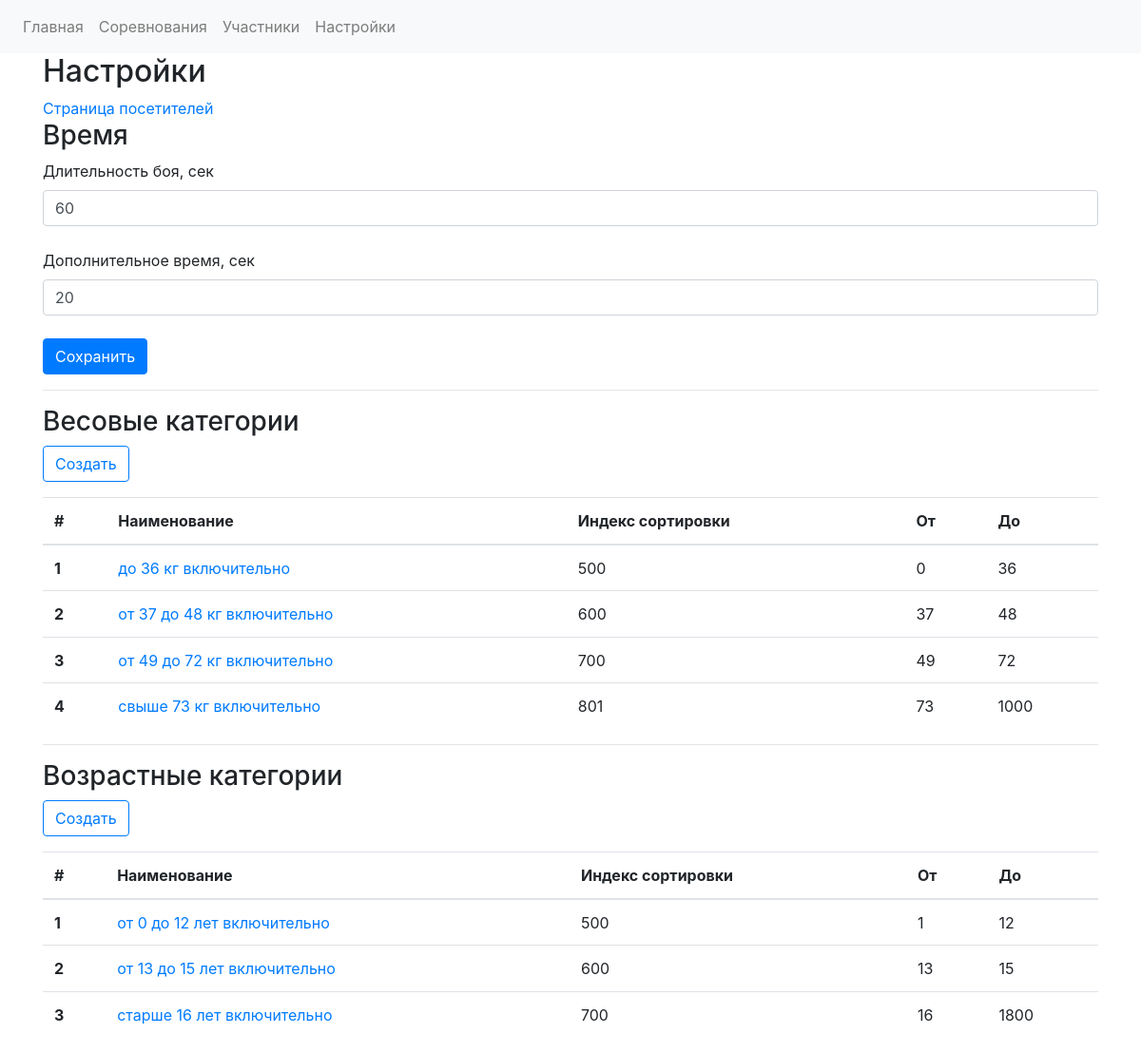
The app's page /settings, older data.
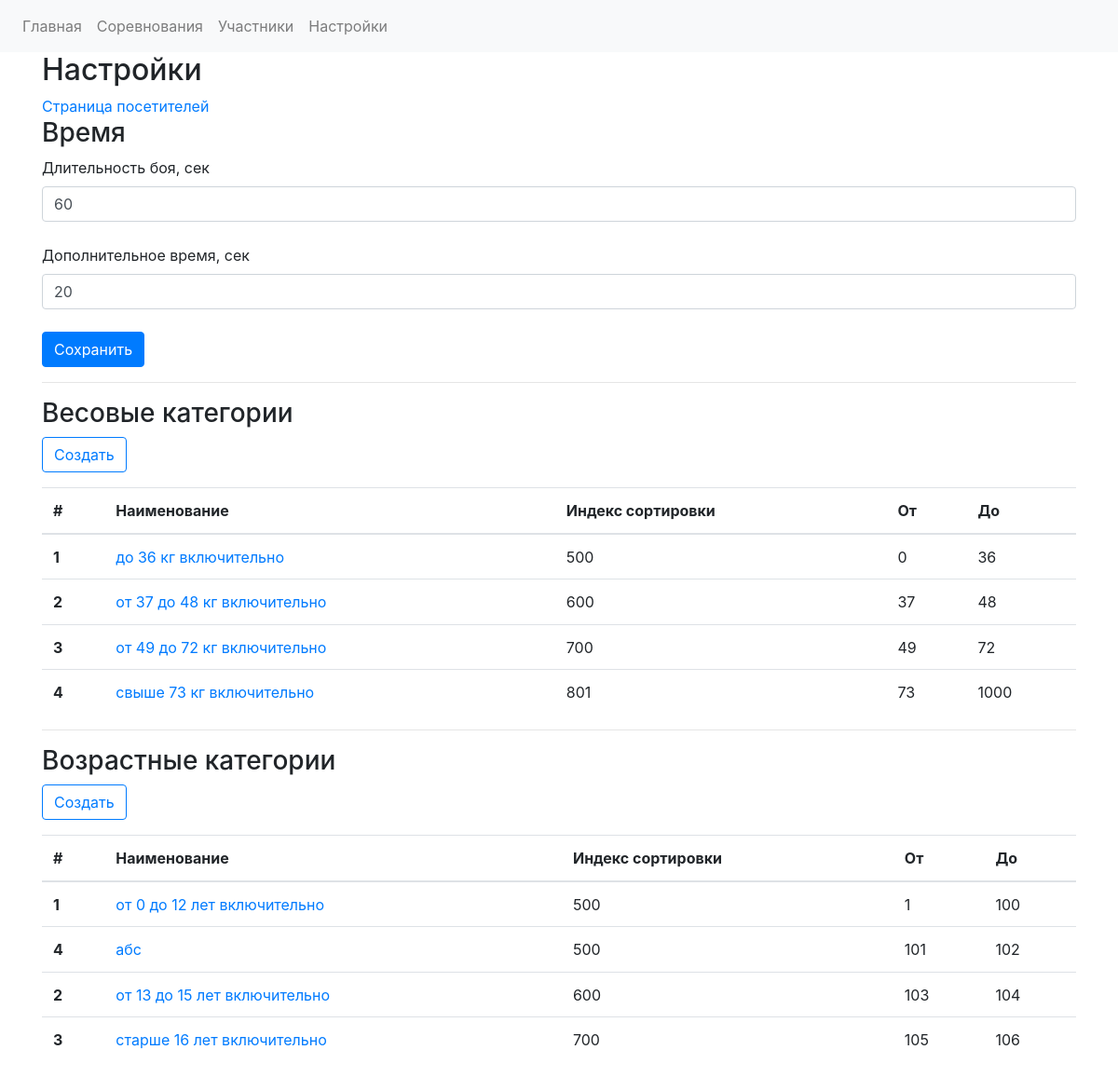
The same page, newer data.
### app.py (models this page shows)
class WeightcategoriesDB(db.Model):
    weight_cat_id = db.Column(db.Integer, primary_key=True)
    sort_index = db.Column(db.Integer)
    weight_category_name = db.Column(db.String)
    weight_category_start = db.Column(db.Integer)
    weight_category_finish = db.Column(db.Integer)
    registrations = db.relationship('RegistrationDB', backref='weight_categories')
    fights = db.relationship('FightsDB', backref = 'weight_category_backref')

class AgecategoriesDB(db.Model):
    id = db.Column(db.Integer, primary_key=True)
    sort_index = db.Column(db.Integer)
    age_category_name = db.Column(db.String)
    age_category_start = db.Column(db.Integer)
    age_category_finish = db.Column(db.Integer)
    registrations = db.relationship('RegistrationDB', backref='age_categories')
    fights = db.relationship('FightsDB', backref = 'age_category_backref')

### app.py (the view, shortened to what this page needs)
@app.route("/settings", methods=["GET", "POST"])
def settings_form():
    form = SettingsForm()
    form_weight_categories = WeightCategoriesForm()
    w_categories = WeightcategoriesDB.query.order_by(asc(WeightcategoriesDB.sort_index)).all()
    age_categories = AgecategoriesDB.query.order_by(asc(AgecategoriesDB.sort_index)).all()
    return render_template("settings.html", form=form, **values, w_categories = w_categories, form_weight_categories = form_weight_categories, age_categories = age_categories)

### forms.py
class SettingsForm(FlaskForm):
    fight_duration = IntegerField('Длительность боя, сек', validators=[validators.DataRequired(), validators.number_range(min=1, max=3600)])
    added_time = IntegerField('Дополнительное время, сек', validators=[validators.DataRequired(), validators.number_range(min=1, max=3600)])
    submit = SubmitField('Сохранить')

class WeightCategoriesForm(FlaskForm):
    sort_index_form_field = IntegerField('Индекс сортировки', validators=[validators.DataRequired()])
    weight_category_name_form_field = StringField('Наименование категории', validators=[validators.DataRequired()])
    weight_from_form_field = IntegerField('Вес От', validators=[validators.DataRequired()])
    weight_to_form_field = IntegerField('Вес До', validators=[validators.DataRequired()])
    submit = SubmitField('Сохранить')

### templates/settings.html (shortened to what this page needs)
{% extends "base.html" %}
{% block content %}
<div class="container">
      <h2 class="title">Настройки</h2>
    <a href="{{url_for('visitor')}}" target="_blank">Страница посетителей</a>
      <h3 class="title">Время</h3>
      <form method="POST" action="{{ url_for('settings_form') }}">
          <fieldset class="form-field">
              {{ form.fight_duration.label }}
              {{ form.fight_duration(class ='form-control', autocomplete="off", type="number", id = "fight_duration_input")}}
                <br>
          </fieldset>
          <fieldset class="form-field">
              {{ form.added_time.label }}
              {{ form.added_time(class ='form-control', autocomplete="off", type="number", id = "added_time_input")}}
          </fieldset>
            <br>
        {{ form.submit (class ='btn btn-primary')}}
      </form>
            <hr/>
            <h3 class="title">Весовые категории</h3>
            <a href="{{url_for('weight_category_new')}}"><button type="button" class="btn btn-outline-primary">Создать</button></a>
                <table class="table">
                  <thead>
                    <tr>
                      <th scope="col">#</th>
                      <th scope="col">Наименование</th>
                      <th scope="col">Индекс сортировки</th>
                      <th scope="col">От</th>
                      <th scope="col">До</th>
                    </tr>
                  </thead>
                  <tbody>
                   {% for w_cat in w_categories %}
                    <tr>
                      <th scope="row">{{ w_cat.weight_cat_id }}</th>
                      <td>
                          <a href="{{url_for('weight_category_edit', id = w_cat.weight_cat_id)}}">
                          {{ w_cat.weight_category_name }}
                          </a>
                          </td>
                      <td>{{ w_cat.sort_index }}</td>
                      <td>{{ w_cat.weight_category_start}}</td>
                      <td>{{ w_cat.weight_category_finish}}</td>
                    </tr>
                    <tr>
                   {% endfor %}
                  </tbody>
                </table>
        <hr/>
        <h3 class="title">Возрастные категории</h3>
        <a href="{{url_for('age_category_new')}}"><button type="button" class="btn btn-outline-primary">Создать</button></a>
        <table class="table">
                  <thead>
                    <tr>
                      <th scope="col">#</th>
                      <th scope="col">Наименование</th>
                      <th scope="col">Индекс сортировки</th>
                      <th scope="col">От</th>
                      <th scope="col">До</th>
                    </tr>
                  </thead>
                  <tbody>
                   {% for age_cat in age_categories %}
                    <tr>
                      <th scope="row">{{ age_cat.id }}</th>
                      <td>
                          <a href="{{url_for('age_category_edit', id = age_cat.id)}}">
                          {{ age_cat.age_category_name }}
                          </a>
                      </td>
                      <td>{{ age_cat.sort_index }}</td>
                      <td>{{ age_cat.age_category_start }}</td>
                      <td>{{ age_cat.age_category_finish }}</td>
                    </tr>
                    <tr>
                   {% endfor %}
                  </tbody>
                </table>
    </div>
{% endblock %}

Row changes from the older to the newer data that the page shows:
changed AgecategoriesDB "от 0 до 12 лет включительно": age_category_finish "12" → "100"
added AgecategoriesDB: id "4", age_category_name "абс", sort_index "500", age_category_start "101", age_category_finish "102"
changed AgecategoriesDB "от 13 до 15 лет включительно": age_category_start "13" → "103"; age_category_finish "15" → "104"
changed AgecategoriesDB "старше 16 лет включительно": age_category_start "16" → "105"; age_category_finish "1800" → "106"
